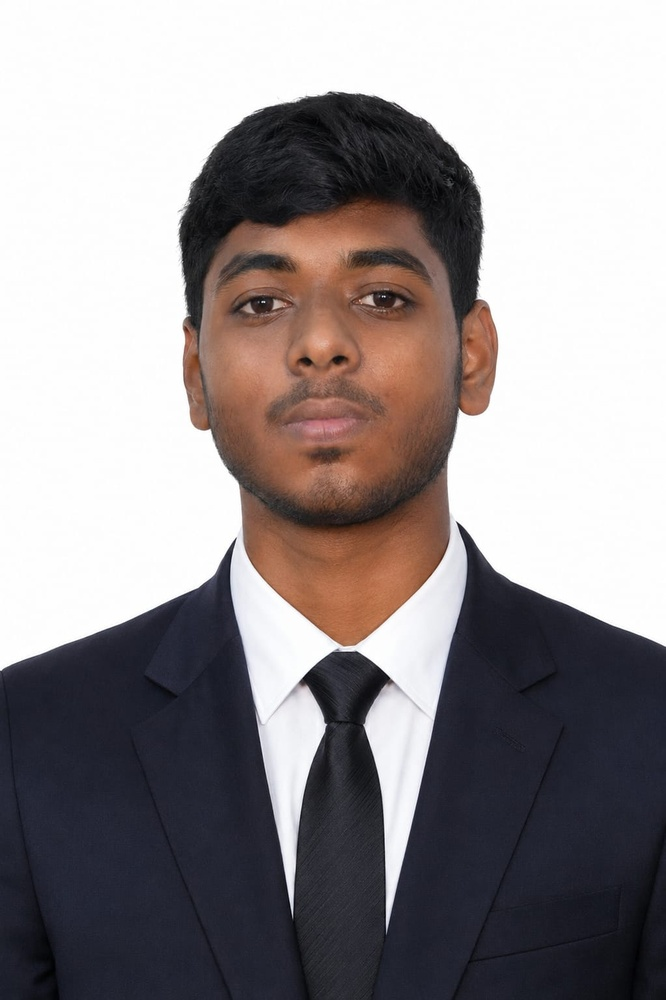
#> input picture myimg.jpeg, 666 x 1000 px, shrunk from 1023 x 1537 before the run
$ jupyter execute --allow-errors EXP-7-DIP.ipynb
#> lines starting #> are read from the running program, lines starting #| are printed output that depends on the picture
# Ex. No: 07
# HOUGH TRANSFORM

### **Name:** KISHORE J   **Reg.** 212225240072

[cell 1]
import cv2
import numpy as np
import matplotlib.pyplot as plt

[cell 2]
# Step 2: Load the image using imread() from cv2 module
image = cv2.imread('myimg.jpeg')
#> image is the input picture: shape (1000, 666, 3); mean B, G, R 144.8, 143.3, 149.5

[cell 3]
# Step 3: Convert the image to grayscale
gray_image = cv2.cvtColor(image, cv2.COLOR_BGR2GRAY)
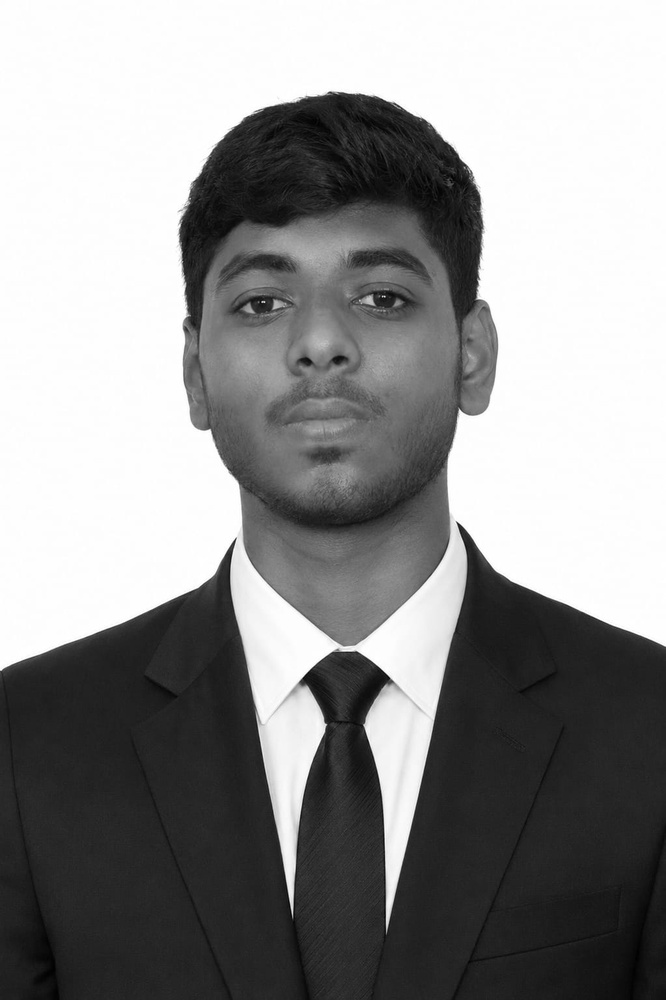
#> gray_image: shape (1000, 666); min 0, max 255, mean 145.3

[cell 4]
# Input image and grayscale image
plt.imshow(cv2.cvtColor(image, cv2.COLOR_BGR2RGB))  # Convert image to RGB for displaying
plt.title("Input Image")
plt.axis('off')

[cell 5]
plt.imshow(gray_image, cmap='gray')
plt.title("Grayscale Image")
plt.axis('off')

[cell 6]
# Step 4: Using Canny operator from cv2, detect the edges of the image
edges = cv2.Canny(gray_image, 50, 150)  # Canny edge detection with threshold values 50 and 150
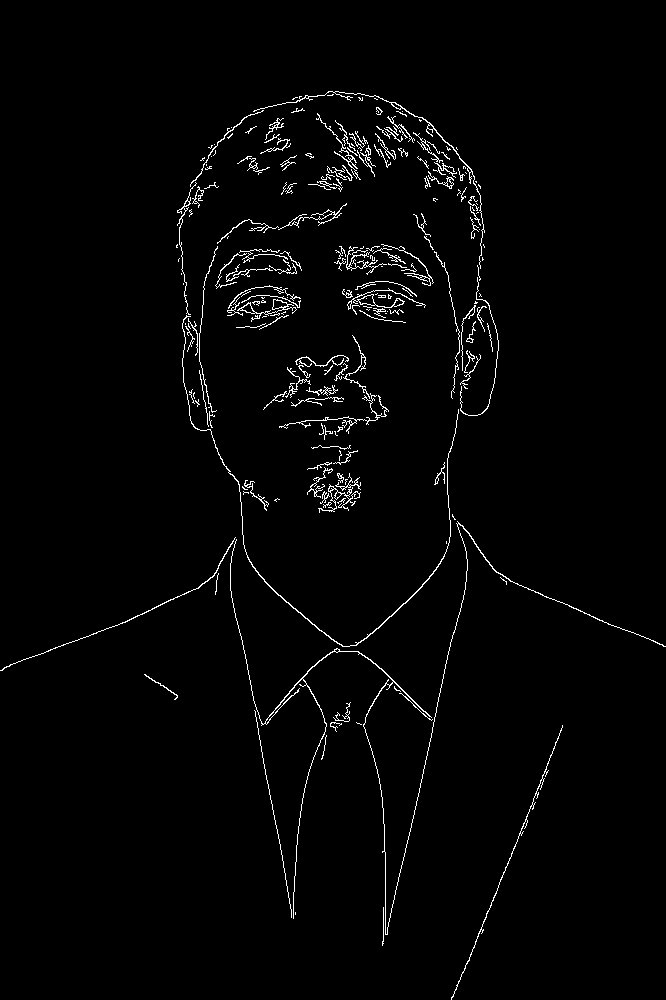
#> edges: shape (1000, 666); 1.9% white in thin lines or dots

[cell 7]
# Canny Edge Detector output
plt.imshow(edges, cmap='gray')
plt.title("Canny Edge Detector")
plt.axis('off')

[cell 8]
# Step 5: Using the HoughLinesP(), detect line coordinates for every point in the image
# The parameters of HoughLinesP are: image, resolution, threshold, minLineLength, maxLineGap
lines = cv2.HoughLinesP(edges, 1, np.pi / 180, 100, minLineLength=50, maxLineGap=10)
#> lines = [[404, 856, 451, 639], [255, 716, 286, 880], [453, 996, 562, 726], [384, 824, 385, 918], [342, 187, 346, 132], [293, 902, 298, 826], [500, 577, 636, 634], [200, 374, 209, 429]]
